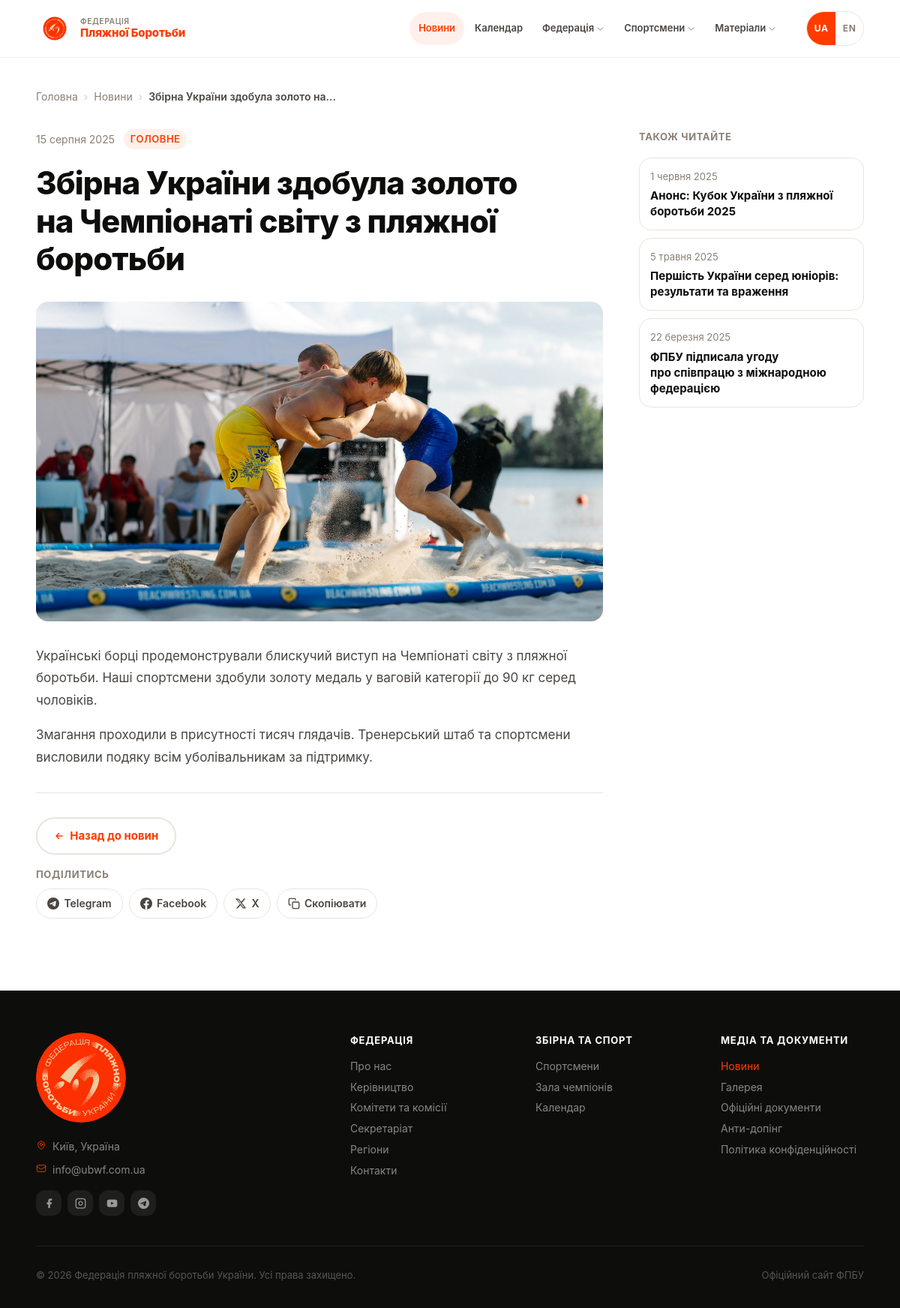
Before: /news/zbirna-ukrainy-zoloto-chempionat-svitu-2025 with the older database file.
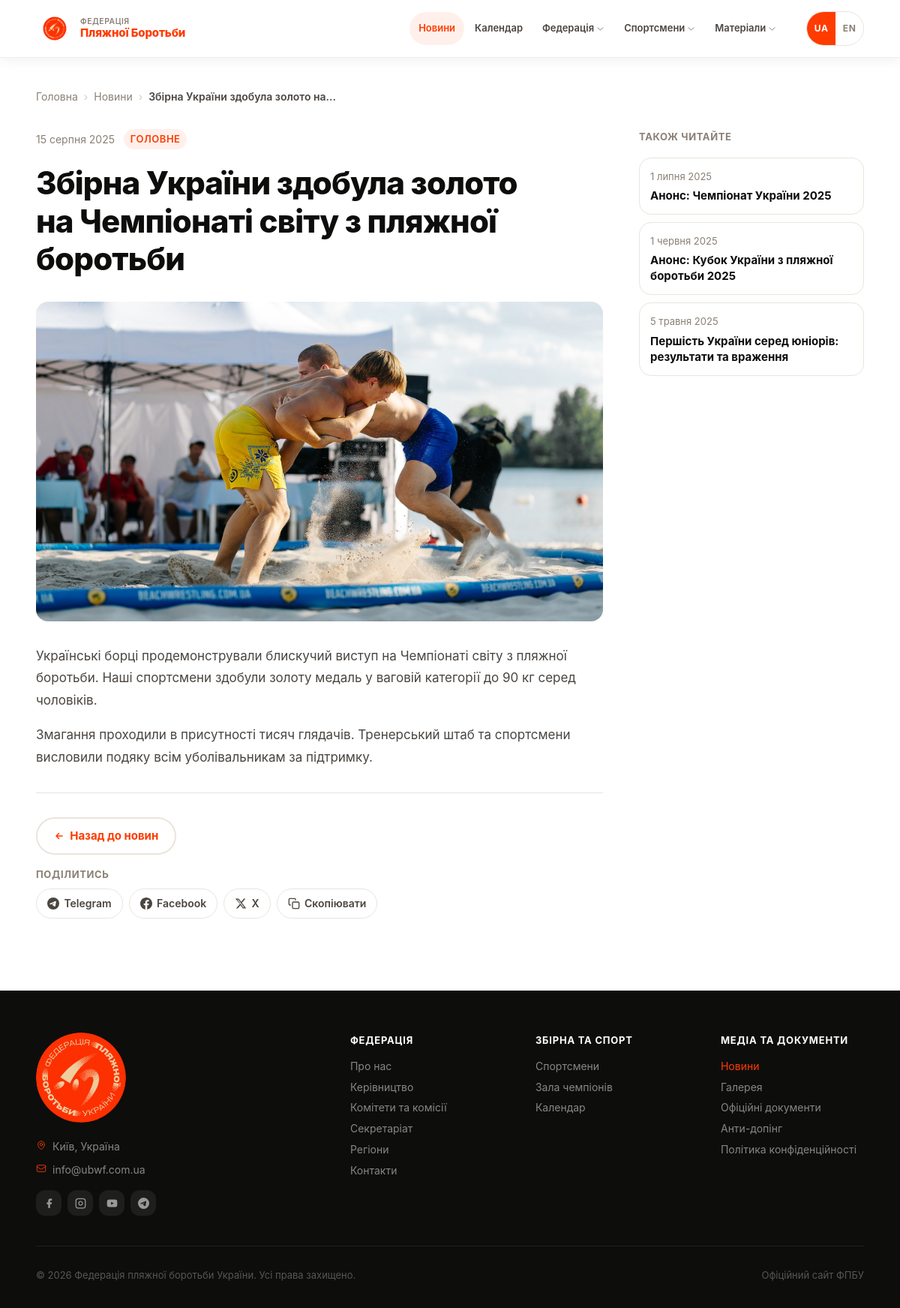
After: the same page with the newer database file.
### tables this page shows
CREATE TABLE news (
        id INTEGER PRIMARY KEY AUTOINCREMENT,
        slug TEXT UNIQUE NOT NULL,
        title TEXT NOT NULL,
        content TEXT NOT NULL,
        cover TEXT,
        published_at TEXT NOT NULL,
        is_featured INTEGER DEFAULT 0
    , title_en TEXT, content_en TEXT);

### app.py (the view)
@pub.route('/news/<slug>')
def news_article(slug):
    article = db.get_news_by_slug(slug)
    if not article: abort(404)
    related = db.get_news(limit=3, exclude_id=article['id'])
    return render_template('news/article.html', article=article, related=related)

### app.py (called while the page is built)
@pub.url_value_preprocessor
def _pull_lang(endpoint, values):
    lang = values.pop('lang', 'uk')
    if lang not in SUPPORTED_LANGS:
        abort(404)
    g.lang = lang
    g.t    = make_t(lang)

@app.before_request
def set_language():
    if request.path == '/' and request.cookies.get('lang') == 'en':
        return redirect('/en/', 302)
    if not getattr(g, 'lang', None):
        lang = request.cookies.get('lang', 'uk')
        g.lang = lang if lang in SUPPORTED_LANGS else 'uk'
        g.t    = make_t(g.lang)

@app.template_filter('lf')
def lang_field(row, field):
    if g.lang == 'en':
        try:
            v = row[field + '_en']
            if v: return v
        except (KeyError, IndexError, TypeError):
            pass
    try:
        return row[field]
    except (KeyError, IndexError, TypeError):
        return ''

@app.template_filter('date_long')
def date_long(date_str):
    try:
        d = datetime.strptime(date_str[:10], '%Y-%m-%d')
        return f"{MONTHS_EN[d.month]} {d.day}, {d.year}" if g.lang == 'en' else f"{d.day} {MONTHS_UK[d.month]} {d.year}"
    except Exception:
        return date_str

### templates/news/article.html (shortened to what the changed rows need)
{% extends "base.html" %}
{% set title_loc = article | lf('title') %}
{% block content %}
<section class="section" style="padding-top:2.5rem;">
    <div class="container">
        <div class="article-layout">
            <article>
                <h1 style="font-size:var(--fs-800);margin-bottom:2rem;line-height:1.2;letter-spacing:-0.02em;">{{ title_loc }}</h1>
            </article>
            <aside class="article-sidebar">
                {% if related %}
                <div class="sticky-sidebar">
                    {% for item in related %}
                    <a href="{{ lp }}/news/{{ item.slug }}" class="card nav-link" style="display:block;margin-bottom:0.625rem;padding:0.875rem;">
                        <div style="font-size:var(--fs-200);color:var(--muted);margin-bottom:0.25rem;">{{ item.published_at | date_long }}</div>
                        <div style="font-size:var(--fs-400);font-weight:700;color:var(--text);line-height:1.4;display:-webkit-box;-webkit-line-clamp:3;-webkit-box-orient:vertical;overflow:hidden;">{{ item | lf('title') }}</div>
                    </a>
                    {% endfor %}
                </div>
                {% endif %}
            </aside>
        </div>
    </div>
</section>
{% endblock %}

Changed rows visible on the page:
no longer on this page (row edited): news: published_at "22 березня 2025", title "ФПБУ підписала угоду про співпрацю з міжнародною федерацією"
added news: published_at "1 липня 2025", title "Анонс: Чемпіонат України 2025"
